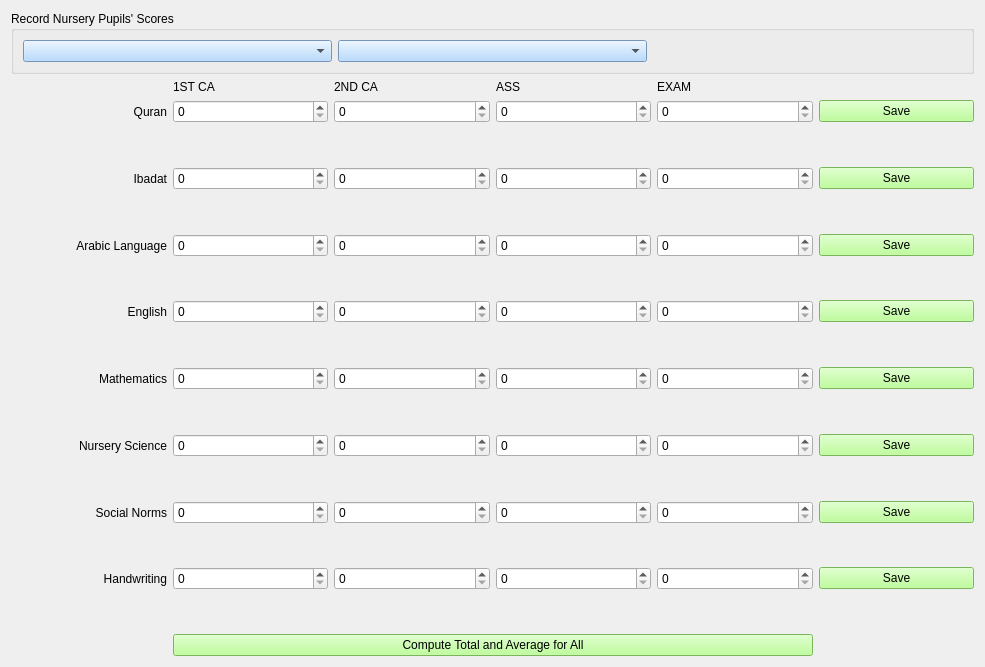
<?xml version="1.0" encoding="UTF-8"?>
<ui version="4.0">
 <class>NurScoreRec3Form</class>
 <widget class="QWidget" name="NurScoreRec3Form">
  <property name="geometry">
   <rect>
    <x>0</x>
    <y>0</y>
    <width>985</width>
    <height>667</height>
   </rect>
  </property>
  <property name="windowTitle">
   <string>Nursery Scores (Third Term)</string>
  </property>
  <property name="windowIcon">
   <iconset>
    <normaloff>score_icon.png</normaloff>score_icon.png</iconset>
  </property>
  <property name="styleSheet">
   <string notr="true">font: 12pt &quot;MS Shell Dlg 2&quot;;

QPushButton{
background-color: rgb(170, 255, 127);
}
</string>
  </property>
  <layout class="QHBoxLayout" name="horizontalLayout_2">
   <item>
    <layout class="QVBoxLayout" name="verticalLayout_3">
     <item>
      <widget class="QGroupBox" name="groupBox">
       <property name="styleSheet">
        <string notr="true">QComboBox{
background-color: rgb(165, 209, 255);
}</string>
       </property>
       <property name="title">
        <string>Record Nursery Pupils' Scores</string>
       </property>
       <layout class="QHBoxLayout" name="horizontalLayout">
        <item>
         <widget class="QComboBox" name="class_comboBox"/>
        </item>
        <item>
         <widget class="QComboBox" name="stud_adm_no_comboBox"/>
        </item>
        <item>
         <widget class="QLabel" name="name_label">
          <property name="styleSheet">
           <string notr="true">QComboBox{
background-color: rgb(166, 180, 255);
}</string>
          </property>
          <property name="text">
           <string/>
          </property>
         </widget>
        </item>
       </layout>
      </widget>
     </item>
     <item>
      <layout class="QVBoxLayout" name="verticalLayout_2">
       <item>
        <layout class="QVBoxLayout" name="verticalLayout"/>
       </item>
       <item>
        <layout class="QGridLayout" name="gridLayout">
         <item row="27" column="1">
          <widget class="QDoubleSpinBox" name="handwriting_c1_spin">
           <property name="decimals">
            <number>0</number>
           </property>
          </widget>
         </item>
         <item row="22" column="5">
          <widget class="QPushButton" name="social_score_btn">
           <property name="styleSheet">
            <string notr="true">background-color: rgb(170, 255, 127);</string>
           </property>
           <property name="text">
            <string>Save</string>
           </property>
          </widget>
         </item>
         <item row="22" column="3">
          <widget class="QDoubleSpinBox" name="social_ass_spin">
           <property name="decimals">
            <number>0</number>
           </property>
          </widget>
         </item>
         <item row="27" column="4">
          <widget class="QDoubleSpinBox" name="handwriting_exam_spin">
           <property name="decimals">
            <number>0</number>
           </property>
          </widget>
         </item>
         <item row="22" column="4">
          <widget class="QDoubleSpinBox" name="social_exam_spin">
           <property name="decimals">
            <number>0</number>
           </property>
          </widget>
         </item>
         <item row="28" column="1">
          <spacer name="verticalSpacer_13">
           <property name="orientation">
            <enum>Qt::Vertical</enum>
           </property>
           <property name="sizeHint" stdset="0">
            <size>
             <width>123</width>
             <height>13</height>
            </size>
           </property>
          </spacer>
         </item>
         <item row="27" column="5">
          <widget class="QPushButton" name="handwriting_score_btn">
           <property name="styleSheet">
            <string notr="true">background-color: rgb(170, 255, 127);</string>
           </property>
           <property name="text">
            <string>Save</string>
           </property>
          </widget>
         </item>
         <item row="29" column="1">
          <spacer name="verticalSpacer_14">
           <property name="orientation">
            <enum>Qt::Vertical</enum>
           </property>
           <property name="sizeHint" stdset="0">
            <size>
             <width>123</width>
             <height>13</height>
            </size>
           </property>
          </spacer>
         </item>
         <item row="25" column="1">
          <spacer name="verticalSpacer_16">
           <property name="orientation">
            <enum>Qt::Vertical</enum>
           </property>
           <property name="sizeHint" stdset="0">
            <size>
             <width>123</width>
             <height>13</height>
            </size>
           </property>
          </spacer>
         </item>
         <item row="27" column="3">
          <widget class="QDoubleSpinBox" name="handwriting_ass_spin">
           <property name="decimals">
            <number>0</number>
           </property>
          </widget>
         </item>
         <item row="26" column="1">
          <spacer name="verticalSpacer_15">
           <property name="orientation">
            <enum>Qt::Vertical</enum>
           </property>
           <property name="sizeHint" stdset="0">
            <size>
             <width>123</width>
             <height>13</height>
            </size>
           </property>
          </spacer>
         </item>
         <item row="27" column="2">
          <widget class="QDoubleSpinBox" name="handwriting_c2_spin">
           <property name="decimals">
            <number>0</number>
           </property>
          </widget>
         </item>
         <item row="30" column="1" colspan="4">
          <widget class="QPushButton" name="tot_avg_btn">
           <property name="styleSheet">
            <string notr="true">background-color: rgb(170, 255, 127);
</string>
           </property>
           <property name="text">
            <string>Compute Total and Average for All</string>
           </property>
          </widget>
         </item>
         <item row="27" column="0">
          <widget class="QLabel" name="label_28">
           <property name="text">
            <string>Handwriting</string>
           </property>
           <property name="alignment">
            <set>Qt::AlignRight|Qt::AlignTrailing|Qt::AlignVCenter</set>
           </property>
          </widget>
         </item>
         <item row="15" column="5">
          <widget class="QPushButton" name="math_score_btn">
           <property name="styleSheet">
            <string notr="true">background-color: rgb(170, 255, 127);</string>
           </property>
           <property name="text">
            <string>Save</string>
           </property>
          </widget>
         </item>
         <item row="19" column="0">
          <widget class="QLabel" name="label_19">
           <property name="text">
            <string>Nursery Science</string>
           </property>
           <property name="alignment">
            <set>Qt::AlignRight|Qt::AlignTrailing|Qt::AlignVCenter</set>
           </property>
          </widget>
         </item>
         <item row="19" column="2">
          <widget class="QDoubleSpinBox" name="nur_sc_c2_spin">
           <property name="decimals">
            <number>0</number>
           </property>
          </widget>
         </item>
         <item row="18" column="1">
          <spacer name="verticalSpacer_5">
           <property name="orientation">
            <enum>Qt::Vertical</enum>
           </property>
           <property name="sizeHint" stdset="0">
            <size>
             <width>123</width>
             <height>13</height>
            </size>
           </property>
          </spacer>
         </item>
         <item row="19" column="3">
          <widget class="QDoubleSpinBox" name="nur_sc_ass_spin">
           <property name="decimals">
            <number>0</number>
           </property>
          </widget>
         </item>
         <item row="19" column="5">
          <widget class="QPushButton" name="nur_sc_score_btn">
           <property name="styleSheet">
            <string notr="true">background-color: rgb(170, 255, 127);</string>
           </property>
           <property name="text">
            <string>Save</string>
           </property>
          </widget>
         </item>
         <item row="21" column="1">
          <spacer name="verticalSpacer_12">
           <property name="orientation">
            <enum>Qt::Vertical</enum>
           </property>
           <property name="sizeHint" stdset="0">
            <size>
             <width>123</width>
             <height>13</height>
            </size>
           </property>
          </spacer>
         </item>
         <item row="20" column="1">
          <spacer name="verticalSpacer_11">
           <property name="orientation">
            <enum>Qt::Vertical</enum>
           </property>
           <property name="sizeHint" stdset="0">
            <size>
             <width>123</width>
             <height>13</height>
            </size>
           </property>
          </spacer>
         </item>
         <item row="22" column="0">
          <widget class="QLabel" name="label_16">
           <property name="text">
            <string>Social Norms</string>
           </property>
           <property name="alignment">
            <set>Qt::AlignRight|Qt::AlignTrailing|Qt::AlignVCenter</set>
           </property>
          </widget>
         </item>
         <item row="22" column="2">
          <widget class="QDoubleSpinBox" name="social_c2_spin">
           <property name="decimals">
            <number>0</number>
           </property>
          </widget>
         </item>
         <item row="17" column="1">
          <spacer name="verticalSpacer_10">
           <property name="orientation">
            <enum>Qt::Vertical</enum>
           </property>
           <property name="sizeHint" stdset="0">
            <size>
             <width>123</width>
             <height>13</height>
            </size>
           </property>
          </spacer>
         </item>
         <item row="19" column="4">
          <widget class="QDoubleSpinBox" name="nur_sc_exam_spin">
           <property name="decimals">
            <number>0</number>
           </property>
          </widget>
         </item>
         <item row="22" column="1">
          <widget class="QDoubleSpinBox" name="social_c1_spin">
           <property name="decimals">
            <number>0</number>
           </property>
          </widget>
         </item>
         <item row="15" column="4">
          <widget class="QDoubleSpinBox" name="math_exam_spin">
           <property name="decimals">
            <number>0</number>
           </property>
          </widget>
         </item>
         <item row="15" column="3">
          <widget class="QDoubleSpinBox" name="math_ass_spin">
           <property name="decimals">
            <number>0</number>
           </property>
          </widget>
         </item>
         <item row="19" column="1">
          <widget class="QDoubleSpinBox" name="nur_sc_c1_spin">
           <property name="decimals">
            <number>0</number>
           </property>
          </widget>
         </item>
         <item row="3" column="1">
          <spacer name="verticalSpacer">
           <property name="orientation">
            <enum>Qt::Vertical</enum>
           </property>
           <property name="sizeHint" stdset="0">
            <size>
             <width>123</width>
             <height>13</height>
            </size>
           </property>
          </spacer>
         </item>
         <item row="5" column="0">
          <widget class="QLabel" name="label_2">
           <property name="text">
            <string>Ibadat</string>
           </property>
           <property name="alignment">
            <set>Qt::AlignRight|Qt::AlignTrailing|Qt::AlignVCenter</set>
           </property>
          </widget>
         </item>
         <item row="5" column="4">
          <widget class="QDoubleSpinBox" name="ibadat_exam_spin">
           <property name="decimals">
            <number>0</number>
           </property>
          </widget>
         </item>
         <item row="9" column="0">
          <widget class="QLabel" name="label_3">
           <property name="text">
            <string>Arabic Language</string>
           </property>
           <property name="alignment">
            <set>Qt::AlignRight|Qt::AlignTrailing|Qt::AlignVCenter</set>
           </property>
          </widget>
         </item>
         <item row="9" column="1">
          <widget class="QDoubleSpinBox" name="arabic_c1_spin">
           <property name="decimals">
            <number>0</number>
           </property>
          </widget>
         </item>
         <item row="1" column="1">
          <widget class="QDoubleSpinBox" name="qur_c1_spin">
           <property name="decimals">
            <number>0</number>
           </property>
          </widget>
         </item>
         <item row="7" column="1">
          <spacer name="verticalSpacer_3">
           <property name="orientation">
            <enum>Qt::Vertical</enum>
           </property>
           <property name="sizeHint" stdset="0">
            <size>
             <width>123</width>
             <height>13</height>
            </size>
           </property>
          </spacer>
         </item>
         <item row="4" column="1">
          <spacer name="verticalSpacer_6">
           <property name="orientation">
            <enum>Qt::Vertical</enum>
           </property>
           <property name="sizeHint" stdset="0">
            <size>
             <width>123</width>
             <height>13</height>
            </size>
           </property>
          </spacer>
         </item>
         <item row="5" column="3">
          <widget class="QDoubleSpinBox" name="ibadat_ass_spin">
           <property name="decimals">
            <number>0</number>
           </property>
          </widget>
         </item>
         <item row="9" column="2">
          <widget class="QDoubleSpinBox" name="arabic_c2_spin">
           <property name="decimals">
            <number>0</number>
           </property>
          </widget>
         </item>
         <item row="5" column="5">
          <widget class="QPushButton" name="ibadat_score_btn">
           <property name="styleSheet">
            <string notr="true">background-color: rgb(170, 255, 127);</string>
           </property>
           <property name="text">
            <string>Save</string>
           </property>
          </widget>
         </item>
         <item row="1" column="0">
          <widget class="QLabel" name="label">
           <property name="text">
            <string>Quran</string>
           </property>
           <property name="alignment">
            <set>Qt::AlignRight|Qt::AlignTrailing|Qt::AlignVCenter</set>
           </property>
          </widget>
         </item>
         <item row="5" column="1">
          <widget class="QDoubleSpinBox" name="ibadat_c1_spin">
           <property name="decimals">
            <number>0</number>
           </property>
          </widget>
         </item>
         <item row="8" column="1">
          <spacer name="verticalSpacer_7">
           <property name="orientation">
            <enum>Qt::Vertical</enum>
           </property>
           <property name="sizeHint" stdset="0">
            <size>
             <width>123</width>
             <height>13</height>
            </size>
           </property>
          </spacer>
         </item>
         <item row="9" column="3">
          <widget class="QDoubleSpinBox" name="arabic_ass_spin">
           <property name="decimals">
            <number>0</number>
           </property>
          </widget>
         </item>
         <item row="1" column="4">
          <widget class="QDoubleSpinBox" name="qur_exam_spin">
           <property name="decimals">
            <number>0</number>
           </property>
          </widget>
         </item>
         <item row="0" column="4">
          <widget class="QLabel" name="label_4">
           <property name="text">
            <string>EXAM</string>
           </property>
          </widget>
         </item>
         <item row="5" column="2">
          <widget class="QDoubleSpinBox" name="ibadat_c2_spin">
           <property name="decimals">
            <number>0</number>
           </property>
          </widget>
         </item>
         <item row="9" column="4">
          <widget class="QDoubleSpinBox" name="arabic_exam_spin">
           <property name="decimals">
            <number>0</number>
           </property>
          </widget>
         </item>
         <item row="0" column="1">
          <widget class="QLabel" name="label_6">
           <property name="text">
            <string>1ST CA</string>
           </property>
          </widget>
         </item>
         <item row="0" column="2">
          <widget class="QLabel" name="label_5">
           <property name="text">
            <string>2ND CA</string>
           </property>
          </widget>
         </item>
         <item row="0" column="3">
          <widget class="QLabel" name="label_7">
           <property name="text">
            <string>ASS</string>
           </property>
          </widget>
         </item>
         <item row="1" column="2">
          <widget class="QDoubleSpinBox" name="qur_c2_spin">
           <property name="decimals">
            <number>0</number>
           </property>
          </widget>
         </item>
         <item row="1" column="3">
          <widget class="QDoubleSpinBox" name="qur_ass_spin">
           <property name="decimals">
            <number>0</number>
           </property>
          </widget>
         </item>
         <item row="1" column="5">
          <widget class="QPushButton" name="qur_score_btn">
           <property name="styleSheet">
            <string notr="true">background-color: rgb(170, 255, 127);</string>
           </property>
           <property name="text">
            <string>Save</string>
           </property>
          </widget>
         </item>
         <item row="12" column="0">
          <widget class="QLabel" name="label_21">
           <property name="text">
            <string>English</string>
           </property>
           <property name="alignment">
            <set>Qt::AlignRight|Qt::AlignTrailing|Qt::AlignVCenter</set>
           </property>
          </widget>
         </item>
         <item row="12" column="1">
          <widget class="QDoubleSpinBox" name="eng_c1_spin">
           <property name="decimals">
            <number>0</number>
           </property>
          </widget>
         </item>
         <item row="12" column="2">
          <widget class="QDoubleSpinBox" name="eng_c2_spin">
           <property name="decimals">
            <number>0</number>
           </property>
          </widget>
         </item>
         <item row="13" column="1">
          <spacer name="verticalSpacer_4">
           <property name="orientation">
            <enum>Qt::Vertical</enum>
           </property>
           <property name="sizeHint" stdset="0">
            <size>
             <width>123</width>
             <height>13</height>
            </size>
           </property>
          </spacer>
         </item>
         <item row="12" column="3">
          <widget class="QDoubleSpinBox" name="eng_ass_spin">
           <property name="decimals">
            <number>0</number>
           </property>
          </widget>
         </item>
         <item row="15" column="0">
          <widget class="QLabel" name="label_20">
           <property name="text">
            <string>Mathematics</string>
           </property>
           <property name="alignment">
            <set>Qt::AlignRight|Qt::AlignTrailing|Qt::AlignVCenter</set>
           </property>
          </widget>
         </item>
         <item row="12" column="5">
          <widget class="QPushButton" name="eng_score_btn">
           <property name="styleSheet">
            <string notr="true">background-color: rgb(170, 255, 127);</string>
           </property>
           <property name="text">
            <string>Save</string>
           </property>
          </widget>
         </item>
         <item row="15" column="1">
          <widget class="QDoubleSpinBox" name="math_c1_spin">
           <property name="decimals">
            <number>0</number>
           </property>
          </widget>
         </item>
         <item row="14" column="1">
          <spacer name="verticalSpacer_9">
           <property name="orientation">
            <enum>Qt::Vertical</enum>
           </property>
           <property name="sizeHint" stdset="0">
            <size>
             <width>123</width>
             <height>13</height>
            </size>
           </property>
          </spacer>
         </item>
         <item row="10" column="1">
          <spacer name="verticalSpacer_8">
           <property name="orientation">
            <enum>Qt::Vertical</enum>
           </property>
           <property name="sizeHint" stdset="0">
            <size>
             <width>123</width>
             <height>13</height>
            </size>
           </property>
          </spacer>
         </item>
         <item row="12" column="4">
          <widget class="QDoubleSpinBox" name="eng_exam_spin">
           <property name="decimals">
            <number>0</number>
           </property>
          </widget>
         </item>
         <item row="9" column="5">
          <widget class="QPushButton" name="arabic_score_btn">
           <property name="styleSheet">
            <string notr="true">background-color: rgb(170, 255, 127);</string>
           </property>
           <property name="text">
            <string>Save</string>
           </property>
          </widget>
         </item>
         <item row="15" column="2">
          <widget class="QDoubleSpinBox" name="math_c2_spin">
           <property name="decimals">
            <number>0</number>
           </property>
          </widget>
         </item>
         <item row="11" column="1">
          <spacer name="verticalSpacer_2">
           <property name="orientation">
            <enum>Qt::Vertical</enum>
           </property>
           <property name="sizeHint" stdset="0">
            <size>
             <width>123</width>
             <height>13</height>
            </size>
           </property>
          </spacer>
         </item>
        </layout>
       </item>
      </layout>
     </item>
    </layout>
   </item>
  </layout>
 </widget>
 <resources/>
 <connections/>
</ui>
